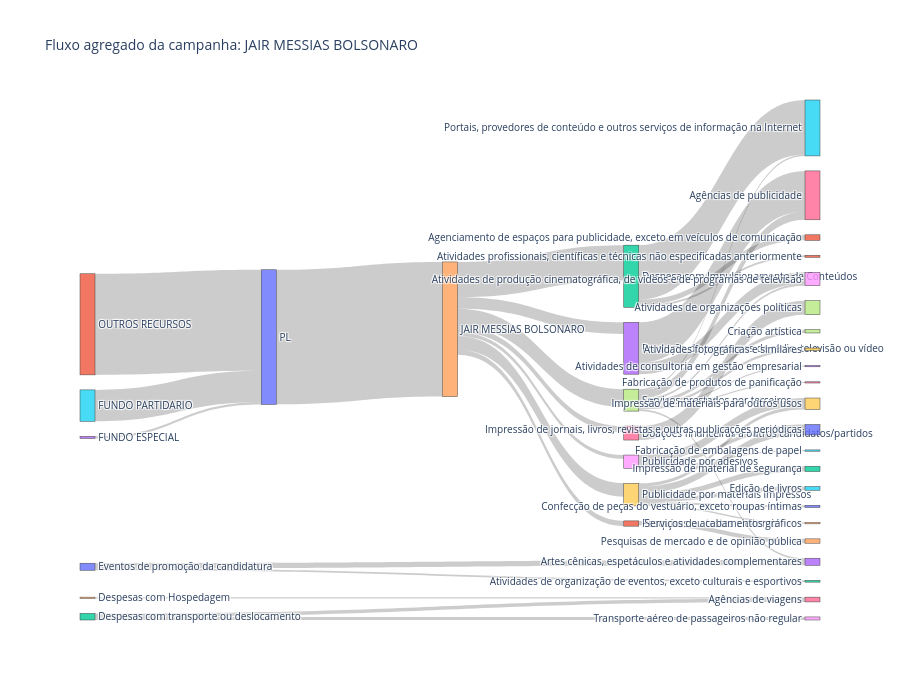

Source (notebook cell):
### Code cell
fig_bolsonaro = plot_candidate_sankey(
    edges_cat,
    "JAIR MESSIAS BOLSONARO",
    top_n=40
)

fig_bolsonaro.show()

### Figure 1 — Plotly figure (JSON) as saved in the notebook; plotly's stock layout.template omitted (floating-point values rounded to 4 significant figures)
{"data": [{"link": {"customdata": ["partido_candidato", "fonte_partido", "tipo_despesa_cnae_fornecedor", "tipo_despesa_cnae_fornecedor", "candidato_tipo_despesa", "fonte_partido", "candidato_tipo_despesa", "tipo_despesa_cnae_fornecedor", "candidato_tipo_despesa", "candidato_tipo_despesa", "tipo_despesa_cnae_fornecedor", "tipo_despesa_cnae_fornecedor", "tipo_despesa_cnae_fornecedor", "tipo_despesa_cnae_fornecedor", "candidato_tipo_despesa", "tipo_despesa_cnae_fornecedor", "tipo_despesa_cnae_fornecedor", "candidato_tipo_despesa", "tipo_despesa_cnae_fornecedor", "tipo_despesa_cnae_fornecedor", "candidato_tipo_despesa", "tipo_despesa_cnae_fornecedor", "tipo_despesa_cnae_fornecedor", "tipo_despesa_cnae_fornecedor", "tipo_despesa_cnae_fornecedor", "tipo_despesa_cnae_fornecedor", "tipo_despesa_cnae_fornecedor", "tipo_despesa_cnae_fornecedor", "tipo_despesa_cnae_fornecedor", "fonte_partido", "tipo_despesa_cnae_fornecedor", "tipo_despesa_cnae_fornecedor", "tipo_despesa_cnae_fornecedor", "tipo_despesa_cnae_fornecedor", "tipo_despesa_cnae_fornecedor", "tipo_despesa_cnae_fornecedor", "tipo_despesa_cnae_fornecedor", "tipo_despesa_cnae_fornecedor", "tipo_despesa_cnae_fornecedor", "tipo_despesa_cnae_fornecedor"], "hovertemplate": "Origem: %{source.label}<br>Destino: %{target.label}<br>Valor: R$ %{value:,.2f}<br>Tipo: %{customdata}<extra></extra>", "source": [0, 1, 2, 3, 4, 5, 4, 6, 4, 4, 3, 7, 8, 9, 4, 2, 9, 4, 10, 11, 4, 8, 9, 12, 7, 9, 12, 7, 9, 13, 7, 2, 7, 10, 7, 9, 8, 7, 14, 7], "target": [4, 0, 15, 16, 2, 0, 7, 17, 9, 3, 18, 16, 19, 20, 6, 21, 22, 11, 23, 24, 8, 20, 25, 26, 27, 19, 28, 29, 30, 0, 18, 31, 23, 32, 33, 34, 35, 15, 26, 36], "value": [126100000.0, 94690000.0, 51150000.0, 37900000.0, 33010000.0, 29450000.0, 16470000.0, 13050000.0, 12600000.0, 10890000.0, 10690000.0, 7887000.0, 7705000.0, 6270000.0, 5469000.0, 5183000.0, 4974000.0, 4946000.0, 4916000.0, 4096000.0, 3641000.0, 3518000.0, 3518000.0, 3313000.0, 3100000.0, 3007000.0, 2878000.0, 2315000.0, 2083000.0, 1989000.0, 1875000.0, 1869000.0, 1754000.0, 1679000.0, 1255000.0, 1254000.0, 1236000.0, 1219000.0, 1169000.0, 1135000.0]}, "node": {"label": ["PL", "OUTROS RECURSOS", "Despesa com Impulsionamento de Conteúdos", "Produção de programas de rádio, televisão ou vídeo", "JAIR MESSIAS BOLSONARO", "FUNDO PARTIDARIO", "Doações financeiras a outros candidatos/partidos", "Serviços prestados por terceiros", "Publicidade por adesivos", "Publicidade por materiais impressos", "Eventos de promoção da candidatura", "Pesquisas ou testes eleitorais", "Despesas com transporte ou deslocamento", "FUNDO ESPECIAL", "Despesas com Hospedagem", "Portais, provedores de conteúdo e outros serviços de informação na Internet", "Agências de publicidade", "Atividades de organizações políticas", "Atividades de produção cinematográfica, de vídeos e de programas de televisão", "Impressão de materiais para outros usos", "Impressão de jornais, livros, revistas e outras publicações periódicas", "Agenciamento de espaços para publicidade, exceto em veículos de comunicação", "Impressão de material de segurança", "Artes cênicas, espetáculos e atividades complementares", "Pesquisas de mercado e de opinião pública", "Edição de livros", "Agências de viagens", "Criação artística", "Transporte aéreo de passageiros não regular", "Atividades fotográficas e similares", "Confecção de peças do vestuário, exceto roupas íntimas", "Atividades profissionais, científicas e técnicas não especificadas anteriormente", "Atividades de organização de eventos, exceto culturais e esportivos", "Atividades de consultoria em gestão empresarial", "Serviços de acabamentos gráficos", "Fabricação de embalagens de papel", "Fabricação de produtos de panificação"], "pad": 15, "thickness": 15}, "type": "sankey"}], "layout": {"font": {"size": 10}, "height": 700, "title": {"text": "Fluxo agregado da campanha: JAIR MESSIAS BOLSONARO"}}}
